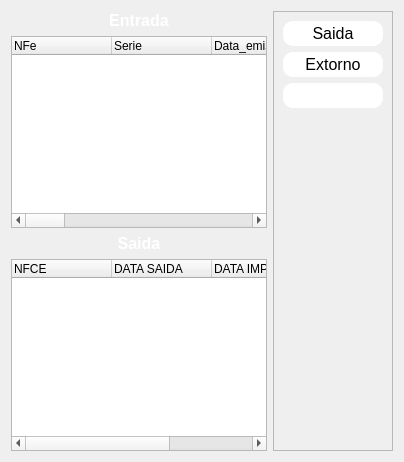
          <widget class="QWidget" name="tab">
           <attribute name="title">
            <string>Base</string>
           </attribute>
           <layout class="QHBoxLayout" name="horizontalLayout_4">
            <item>
             <layout class="QVBoxLayout" name="verticalLayout_7">
              <item>
               <layout class="QHBoxLayout" name="horizontalLayout_3">
                <item>
                 <layout class="QVBoxLayout" name="verticalLayout_6">
                  <item>
                   <layout class="QVBoxLayout" name="verticalLayout_5">
                    <item>
                     <widget class="QLabel" name="label_3">
                      <property name="text">
                       <string>&lt;html&gt;&lt;head/&gt;&lt;body&gt;&lt;p align=&quot;center&quot;&gt;&lt;span style=&quot; font-size:12pt; font-weight:600; color:#ffffff;&quot;&gt;Entrada&lt;/span&gt;&lt;/p&gt;&lt;/body&gt;&lt;/html&gt;</string>
                      </property>
                     </widget>
                    </item>
                    <item>
                     <widget class="QTreeWidget" name="tw_estoque">
                      <column>
                       <property name="text">
                        <string>NFe</string>
                       </property>
                      </column>
                      <column>
                       <property name="text">
                        <string>Serie</string>
                       </property>
                      </column>
                      <column>
                       <property name="text">
                        <string>Data_emissão</string>
                       </property>
                      </column>
                      <column>
                       <property name="text">
                        <string>Chave</string>
                       </property>
                      </column>
                      <column>
                       <property name="text">
                        <string>CNPJ_Emitente</string>
                       </property>
                      </column>
                      <column>
                       <property name="text">
                        <string>Emitente</string>
                       </property>
                      </column>
                      <column>
                       <property name="text">
                        <string>Total NFe</string>
                       </property>
                      </column>
                      <column>
                       <property name="text">
                        <string>Item</string>
                       </property>
                      </column>
                      <column>
                       <property name="text">
                        <string>Cod item</string>
                       </property>
                      </column>
                      <column>
                       <property name="text">
                        <string>Quantidade</string>
                       </property>
                      </column>
                      <column>
                       <property name="text">
                        <string>Descrição</string>
                       </property>
                      </column>
                      <column>
                       <property name="text">
                        <string>Unidade medida</string>
                       </property>
                      </column>
                      <column>
                       <property name="text">
                        <string>Valor produto</string>
                       </property>
                      </column>
                      <column>
                       <property name="text">
                        <string>Data importação</string>
                       </property>
                      </column>
                      <column>
                       <property name="text">
                        <string>Usuário</string>
                       </property>
                      </column>
                     </widget>
                    </item>
                   </layout>
                  </item>
                  <item>
                   <layout class="QVBoxLayout" name="verticalLayout_4">
                    <item>
                     <widget class="QLabel" name="label_2">
                      <property name="text">
                       <string>&lt;html&gt;&lt;head/&gt;&lt;body&gt;&lt;p align=&quot;center&quot;&gt;&lt;span style=&quot; font-size:12pt; font-weight:600; color:#ffffff;&quot;&gt;Saida&lt;/span&gt;&lt;/p&gt;&lt;/body&gt;&lt;/html&gt;</string>
                      </property>
                     </widget>
                    </item>
                    <item>
                     <widget class="QTreeWidget" name="tw_saida">
                      <column>
                       <property name="text">
                        <string>NFCE</string>
                       </property>
                      </column>
                      <column>
                       <property name="text">
                        <string>DATA SAIDA</string>
                       </property>
                      </column>
                      <column>
                       <property name="text">
                        <string>DATA IMPORTACAO</string>
                       </property>
                      </column>
                      <column>
                       <property name="text">
                        <string>USUARIO</string>
                       </property>
                      </column>
                     </widget>
                    </item>
                   </layout>
                  </item>
                 </layout>
                </item>
                <item>
                 <widget class="QFrame" name="frame_2">
                  <property name="frameShape">
                   <enum>QFrame::StyledPanel</enum>
                  </property>
                  <property name="frameShadow">
                   <enum>QFrame::Raised</enum>
                  </property>
                  <layout class="QVBoxLayout" name="verticalLayout_3">
                   <item>
                    <widget class="QPushButton" name="btn_gerar">
                     <property name="minimumSize">
                      <size>
                       <width>100</width>
                       <height>25</height>
                      </size>
                     </property>
                     <property name="styleSheet">
                      <string notr="true">QPushButton{
	background-color: #fff; 
	color:black;
	border-radius: 10px;
	font-size: 16px;
}

QPushButton:hover{
background-color: rgb(0, 158, 231);
}</string>
                     </property>
                     <property name="text">
                      <string>Saida</string>
                     </property>
                    </widget>
                   </item>
                   <item>
                    <widget class="QPushButton" name="btn_extornar">
                     <property name="minimumSize">
                      <size>
                       <width>100</width>
                       <height>25</height>
                      </size>
                     </property>
                     <property name="styleSheet">
                      <string notr="true">QPushButton{
	background-color: #fff; 
	color:black;
	border-radius: 10px;
	font-size: 16px;
}

QPushButton:hover{
background-color: rgb(0, 158, 231);
}</string>
                     </property>
                     <property name="text">
                      <string>Extorno</string>
                     </property>
                    </widget>
                   </item>
                   <item>
                    <widget class="QPushButton" name="btn_">
                     <property name="minimumSize">
                      <size>
                       <width>100</width>
                       <height>25</height>
                      </size>
                     </property>
                     <property name="styleSheet">
                      <string notr="true">QPushButton{
	background-color: #fff; 
	color:black;
	border-radius: 10px;
	font-size: 16px;
}

QPushButton:hover{
background-color: rgb(0, 158, 231);
}</string>
                     </property>
                     <property name="text">
                      <string/>
                     </property>
                    </widget>
                   </item>
                   <item>
                    <spacer name="verticalSpacer">
                     <property name="orientation">
                      <enum>Qt::Vertical</enum>
                     </property>
                     <property name="sizeHint" stdset="0">
                      <size>
                       <width>10</width>
                       <height>20</height>
                      </size>
                     </property>
                    </spacer>
                   </item>
                  </layout>
                 </widget>
                </item>
               </layout>
              </item>
             </layout>
            </item>
           </layout>
          </widget>
